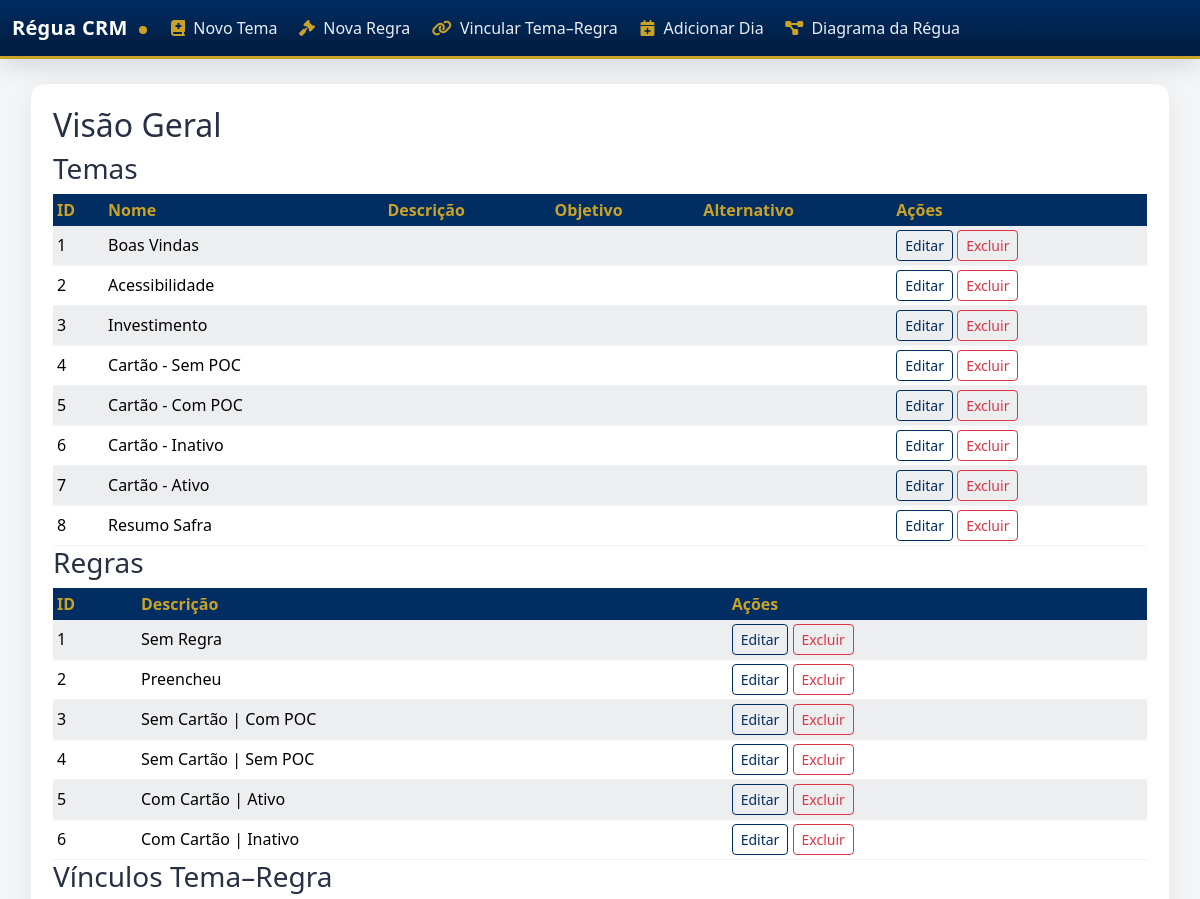
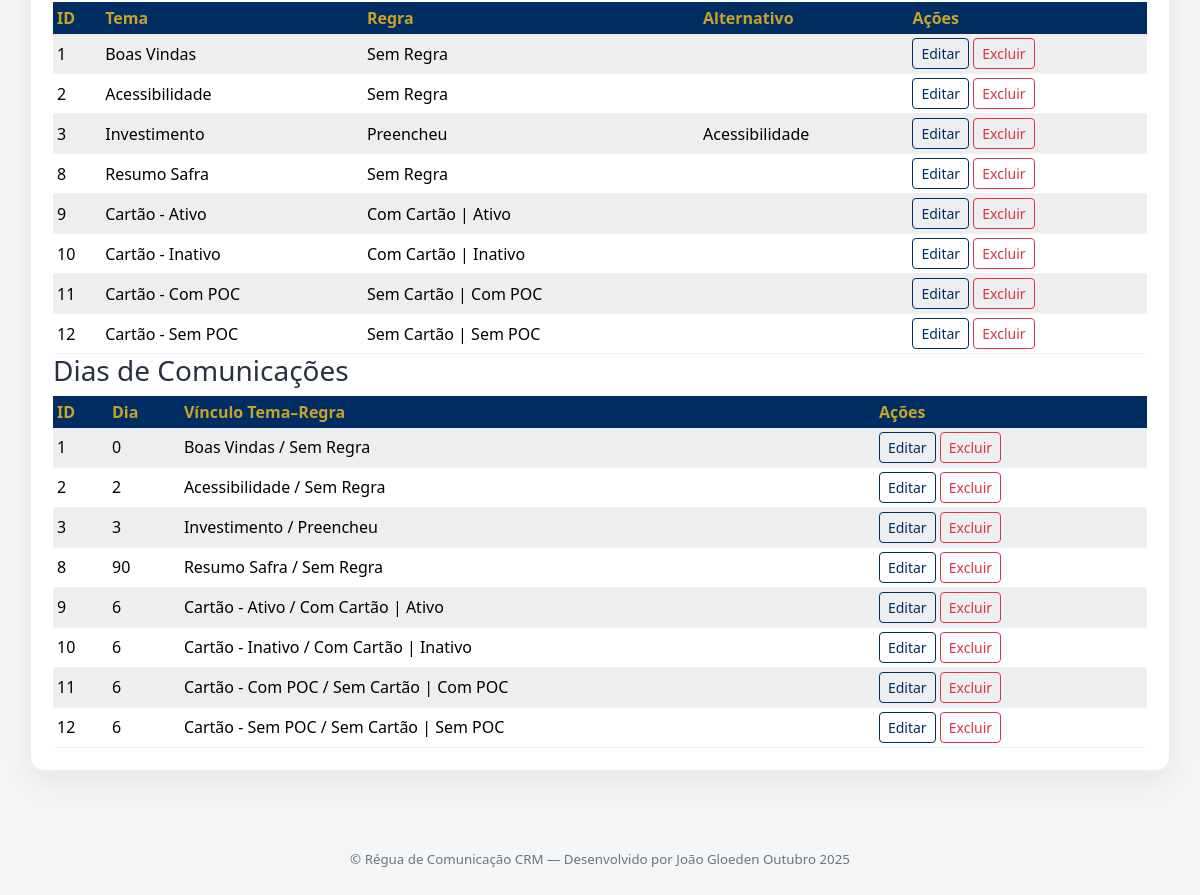
The page / on the database its author committed (2 pictures, top to bottom).
### regua_app/models.py (models this page shows, shortened)
class Tema(db.Model):
    __tablename__ = 'temas'
    id = db.Column(db.Integer, primary_key=True)
    nome = db.Column(db.String(100), nullable=False)
    descricao = db.Column(db.Text, nullable=True)
    objetivo = db.Column(db.Text, nullable=True)
    id_alternativo = db.Column(
        db.Integer,
        db.ForeignKey('temas.id', ondelete='SET NULL'),
        nullable=True,
    )
    alternativo = db.relationship('Tema', remote_side=[id], backref='variacoes')

class Regra(db.Model):
    __tablename__ = 'regras'
    id = db.Column(db.Integer, primary_key=True)
    descricao = db.Column(db.Text, nullable=False)

class TemaRegra(db.Model):
    __tablename__ = 'temas_regras'
    id = db.Column(db.Integer, primary_key=True)
    tema_id = db.Column(
        db.Integer,
        db.ForeignKey('temas.id', ondelete='CASCADE'),
        nullable=False,
    )
    regra_id = db.Column(
        db.Integer,
        db.ForeignKey('regras.id', ondelete='CASCADE'),
        nullable=False,
    )
    tema_id_alternativo = db.Column(
        db.Integer,
        db.ForeignKey('temas.id', ondelete='SET NULL'),
        nullable=True,
    )
    tema = db.relationship('Tema', foreign_keys=[tema_id], backref='tema_regras')
    regra = db.relationship('Regra', foreign_keys=[regra_id], backref='tema_regras')
    tema_alternativo = db.relationship(
        'Tema', foreign_keys=[tema_id_alternativo], backref='tema_regra_alternativas'
    )

class DiaComunicacao(db.Model):
    __tablename__ = 'dias_comunicacoes'
    id = db.Column(db.Integer, primary_key=True)
    dia = db.Column(db.Integer, nullable=False)  # Valor maior ou igual a zero
    tema_regra_id = db.Column(
        db.Integer,
        db.ForeignKey('temas_regras.id', ondelete='CASCADE'),
        nullable=False,
    )
    tema_regra = db.relationship('TemaRegra', backref='dias')
    tema_id = db.Column(db.Integer, nullable=False)
    tema_nome = db.Column(db.String(100), nullable=False)
    regra_id = db.Column(db.Integer, nullable=False)
    tema_id_alternativo = db.Column(db.Integer, nullable=True)

### regua_app/routes.py (the view)
@bp.route('/')
def home():
    temas = Tema.query.all()
    regras = Regra.query.all()
    temas_regras = TemaRegra.query.all()
    dias = DiaComunicacao.query.all()
    return render_template(
        'home.html',
        temas=temas,
        regras=regras,
        temas_regras=temas_regras,
        dias=dias,
    )

### regua_app/__init__.py (called while the page is built)
def create_app():
    app = Flask(__name__)
    app.config['SECRET_KEY'] = 'dev'
    app.config['SQLALCHEMY_DATABASE_URI'] = 'sqlite:///regua_comunicacao.db'
    app.config['SQLALCHEMY_TRACK_MODIFICATIONS'] = False
    db.init_app(app)
    @app.before_request
    def before_request():
        from sqlalchemy import text
        db.session.execute(text('PRAGMA foreign_keys = ON'))
    from . import models  # noqa: F401
    from .routes import bp as routes_bp  # noqa: F401
    app.register_blueprint(routes_bp)
    with app.app_context():
        db.create_all()
    return app

### regua_app/templates/home.html
{% extends 'base.html' %}
{% block content %}
<h2>Visão Geral</h2>
<h3>Temas</h3>
<table class="table table-sm table-striped">
  <thead>
    <tr>
      <th>ID</th>
      <th>Nome</th>
      <th>Descrição</th>
      <th>Objetivo</th>
      <th>Alternativo</th>
      <th>Ações</th>
    </tr>
  </thead>
  <tbody>
    {% for t in temas %}
    <tr>
      <td>{{ t.id }}</td>
      <td>{{ t.nome }}</td>
      <td>{{ t.descricao }}</td>
      <td>{{ t.objetivo }}</td>
      <td>{% if t.alternativo %}{{ t.alternativo.nome }}{% endif %}</td>
      <td>
        <a class="btn btn-sm btn-outline-primary" href="{{ url_for('routes.editar_tema', tema_id=t.id) }}">Editar</a>
        <form action="{{ url_for('routes.deletar_tema', tema_id=t.id) }}" method="post" class="d-inline" onsubmit="return confirm('Excluir tema? Esta ação removerá vínculos e dias relacionados.');">
          <button type="submit" class="btn btn-sm btn-outline-danger">Excluir</button>
        </form>
      </td>
    </tr>
    {% endfor %}
  </tbody>
</table>
<h3>Regras</h3>
<table class="table table-sm table-striped">
  <thead>
    <tr>
      <th>ID</th>
      <th>Descrição</th>
      <th>Ações</th>
    </tr>
  </thead>
  <tbody>
    {% for r in regras %}
    <tr>
      <td>{{ r.id }}</td>
      <td>{{ r.descricao }}</td>
      <td>
        <a class="btn btn-sm btn-outline-primary" href="{{ url_for('routes.editar_regra', regra_id=r.id) }}">Editar</a>
        <form action="{{ url_for('routes.deletar_regra', regra_id=r.id) }}" method="post" class="d-inline" onsubmit="return confirm('Excluir regra? Esta ação removerá vínculos e dias relacionados.');">
          <button type="submit" class="btn btn-sm btn-outline-danger">Excluir</button>
        </form>
      </td>
    </tr>
    {% endfor %}
  </tbody>
</table>
<h3>Vínculos Tema–Regra</h3>
<table class="table table-sm table-striped">
  <thead>
    <tr>
      <th>ID</th>
      <th>Tema</th>
      <th>Regra</th>
      <th>Alternativo</th>
      <th>Ações</th>
    </tr>
  </thead>
  <tbody>
    {% for tr in temas_regras %}
    <tr>
      <td>{{ tr.id }}</td>
      <td>{{ tr.tema.nome }}</td>
      <td>{{ tr.regra.descricao }}</td>
      <td>{% if tr.tema_alternativo %}{{ tr.tema_alternativo.nome }}{% endif %}</td>
      <td>
        <a class="btn btn-sm btn-outline-primary" href="{{ url_for('routes.editar_tema_regra', tr_id=tr.id) }}">Editar</a>
        <form action="{{ url_for('routes.deletar_tema_regra', tr_id=tr.id) }}" method="post" class="d-inline" onsubmit="return confirm('Excluir vínculo? Esta ação removerá dias relacionados.');">
          <button type="submit" class="btn btn-sm btn-outline-danger">Excluir</button>
        </form>
      </td>
    </tr>
    {% endfor %}
  </tbody>
</table>
<h3>Dias de Comunicações</h3>
<table class="table table-sm table-striped">
  <thead>
    <tr>
      <th>ID</th>
      <th>Dia</th>
      <th>Vínculo Tema–Regra</th>
      <th>Ações</th>
    </tr>
  </thead>
  <tbody>
    {% for d in dias %}
    <tr>
      <td>{{ d.id }}</td>
      <td>{{ d.dia }}</td>
      <td>{{ d.tema_regra.tema.nome }} / {{ d.tema_regra.regra.descricao }}</td>
      <td>
        <a class="btn btn-sm btn-outline-primary" href="{{ url_for('routes.editar_dia', dia_id=d.id) }}">Editar</a>
        <form action="{{ url_for('routes.deletar_dia', dia_id=d.id) }}" method="post" class="d-inline" onsubmit="return confirm('Excluir dia?');">
          <button type="submit" class="btn btn-sm btn-outline-danger">Excluir</button>
        </form>
      </td>
    </tr>
    {% endfor %}
  </tbody>
</table>
{% endblock %}

### regua_app/templates/base.html (shortened to what this page needs)
<!doctype html>
<html lang="pt-br">
  <head>
    <link
      href="https://cdn.jsdelivr.net/npm/bootstrap@5.3.2/dist/css/bootstrap.min.css"
      rel="stylesheet"
    />
    <link
      href="https://cdnjs.cloudflare.com/ajax/libs/font-awesome/6.4.0/css/all.min.css"
      rel="stylesheet"
    />
  </head>
  <body>
    <nav class="navbar navbar-expand-lg navbar-safra py-2">
      <div class="container-fluid">
        <a class="navbar-brand" href="{{ url_for('routes.home') }}">
          Régua CRM <span class="brand-dot"></span>
        </a>
        <div class="collapse navbar-collapse" id="navbarNav">
          <ul class="navbar-nav me-auto">
            <li class="nav-item">
              <a class="nav-link" href="{{ url_for('routes.novo_tema') }}">
                <i class="fa-solid fa-book-medical me-1"></i> Novo Tema
              </a>
            </li>
            <li class="nav-item">
              <a class="nav-link" href="{{ url_for('routes.novo_regra') }}">
                <i class="fa-solid fa-gavel me-1"></i> Nova Regra
              </a>
            </li>
            <li class="nav-item">
              <a class="nav-link" href="{{ url_for('routes.novo_tema_regra') }}">
                <i class="fa-solid fa-link me-1"></i> Vincular Tema–Regra
              </a>
            </li>
            <li class="nav-item">
              <a class="nav-link" href="{{ url_for('routes.novo_dia') }}">
                <i class="fa-solid fa-calendar-plus me-1"></i> Adicionar Dia
              </a>
            </li>
            <li class="nav-item">
              <a class="nav-link" href="{{ url_for('routes.uml') }}">
                <i class="fa-solid fa-project-diagram me-1"></i> Diagrama da Régua
              </a>
            </li>
          </ul>
        </div>
      </div>
    </nav>
    <div class="container page-shell">
      <div class="content-card">
        {% block content %}{% endblock %}
      </div>
    </div>
    <footer class="text-center">
      <div class="container">
        <small>© Régua de Comunicação CRM — Desenvolvido por João Gloeden Outubro 2025</small>
      </div>
    </footer>
  </body>
</html>

### regua_app/templates/base.html (style rules this page uses)
:root { --safra-blue:#002d62; --safra-blue-2:#0b3870; --safra-gold:#c9a227; --safra-gold-2:#e0be3a; --bg-soft:#f5f6f8; --card-radius:14px; --ring:0 10px 30px rgba(0,0,0,.08); }
html,body { height:100%; }
body { background: var(--bg-soft); color:#283044; -webkit-font-smoothing: antialiased; -moz-osx-font-smoothing: grayscale; }
.navbar-safra { position:sticky; top:0; z-index:1030; background: linear-gradient(180deg, var(--safra-blue), #001e44 80%); border-bottom: 3px solid var(--safra-gold); box-shadow: 0 8px 24px rgba(0,0,0,.12); }
.navbar-safra .navbar-brand { color:#fff; letter-spacing:.3px; font-weight:700; }
.navbar-safra .navbar-brand .brand-dot { display:inline-block; width:8px; height:8px; border-radius:50%; background:var(--safra-gold); margin-left:6px; vertical-align:middle; }
.navbar-safra .nav-link { color:#e9eef6; font-weight:500; margin-right:.35rem; border-radius:10px; padding:.5rem .75rem; transition: all .2s ease; }
.navbar-safra .nav-link .fa-solid { color:var(--safra-gold); }
.page-shell { padding: 24px 0 48px; }
.content-card { background:#fff; border-radius: var(--card-radius); box-shadow: var(--ring); padding: 22px; border: 1px solid #eef0f4; }
.btn-outline-primary { color: var(--safra-blue); border-color: var(--safra-blue); }
.table { margin-bottom:0; }
.table thead th { background: var(--safra-blue); color: var(--safra-gold); font-weight:700; border:0; vertical-align:middle; }
.table tbody td { vertical-align: middle; border-color:#f0f2f6; }
.table-striped>tbody>tr:nth-of-type(odd)>* { background-color:#fafbfc; }
footer { color:#6b7380; padding: 28px 0; font-size:.95rem; }

### rows shown on the page
Tema: id "1", nome "Boas Vindas"
Tema: id "2", nome "Acessibilidade"
Tema: id "3", nome "Investimento"
Tema: id "4", nome "Cartão - Sem POC"
Tema: id "5", nome "Cartão - Com POC"
Tema: id "6", nome "Cartão - Inativo"
Tema: id "7", nome "Cartão - Ativo"
Tema: id "8", nome "Resumo Safra"
Regra: id "1", descricao "Sem Regra"
Regra: id "2", descricao "Preencheu"
Regra: id "3", descricao "Sem Cartão | Com POC"
Regra: id "4", descricao "Sem Cartão | Sem POC"
Regra: id "5", descricao "Com Cartão | Ativo"
Regra: id "6", descricao "Com Cartão | Inativo"
TemaRegra: id "1", tema.nome "Boas Vindas", regra.descricao "Sem Regra"
TemaRegra: id "2", tema.nome "Acessibilidade", regra.descricao "Sem Regra"
TemaRegra: id "3", tema.nome "Investimento", regra.descricao "Preencheu", tema_alternativo.nome "Acessibilidade"
TemaRegra: id "8", tema.nome "Resumo Safra", regra.descricao "Sem Regra"
TemaRegra: id "9", tema.nome "Cartão - Ativo", regra.descricao "Com Cartão | Ativo"
TemaRegra: id "10", tema.nome "Cartão - Inativo", regra.descricao "Com Cartão | Inativo"
TemaRegra: id "11", tema.nome "Cartão - Com POC", regra.descricao "Sem Cartão | Com POC"
TemaRegra: id "12", tema.nome "Cartão - Sem POC", regra.descricao "Sem Cartão | Sem POC"
DiaComunicacao: id "1", dia "0", tema_regra.tema.nome "Boas Vindas", tema_regra.regra.descricao "Sem Regra"
DiaComunicacao: id "2", dia "2", tema_regra.tema.nome "Acessibilidade", tema_regra.regra.descricao "Sem Regra"
DiaComunicacao: id "3", dia "3", tema_regra.tema.nome "Investimento", tema_regra.regra.descricao "Preencheu"
DiaComunicacao: id "8", dia "90", tema_regra.tema.nome "Resumo Safra", tema_regra.regra.descricao "Sem Regra"
DiaComunicacao: id "9", dia "6", tema_regra.tema.nome "Cartão - Ativo", tema_regra.regra.descricao "Com Cartão | Ativo"
DiaComunicacao: id "10", dia "6", tema_regra.tema.nome "Cartão - Inativo", tema_regra.regra.descricao "Com Cartão | Inativo"
DiaComunicacao: id "11", dia "6", tema_regra.tema.nome "Cartão - Com POC", tema_regra.regra.descricao "Sem Cartão | Com POC"
DiaComunicacao: id "12", dia "6", tema_regra.tema.nome "Cartão - Sem POC", tema_regra.regra.descricao "Sem Cartão | Sem POC"
